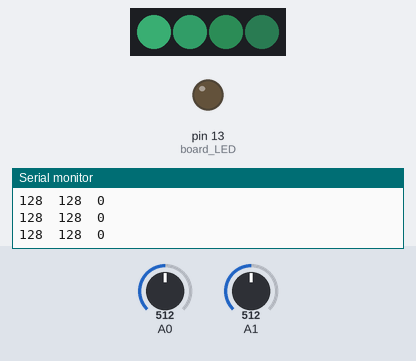
Bench run of a sketch on a simulated Arduino Uno, built with avr-gcc and run on an emulated ATmega328P. On the bench: 4 RGB LEDs in strip order, left to right, output pins drawn as LEDs (lit = HIGH), the last lines printed to the serial monitor. The test bench sets the inputs (shaded band); at power-on: A0 = 512, A1 = 512. Dim RGB values are drawn brighter than linear.

Above: at 1.2 s.
1.3 s: A0 set to 794
At 1.9 s:
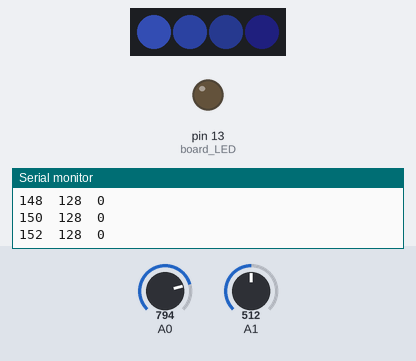
4.3 s: A0 set to 818
5.9 s: A1 set to 362
7.4 s: A1 set to 332
At 7.53 s:
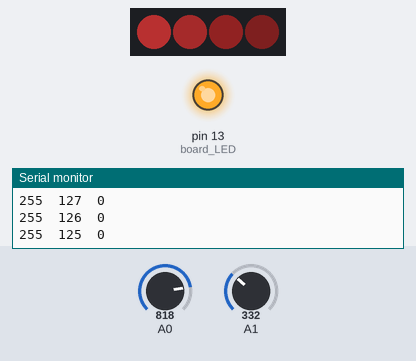
10.4 s: A0 set to 367
13.4 s: A0 set to 335
At 13.53 s:
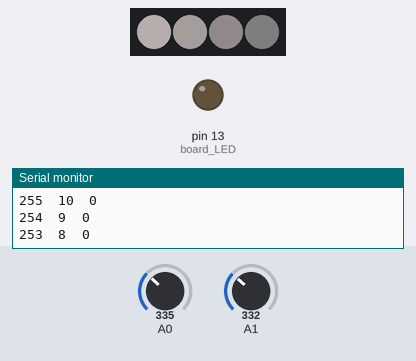
At 15.1 s:
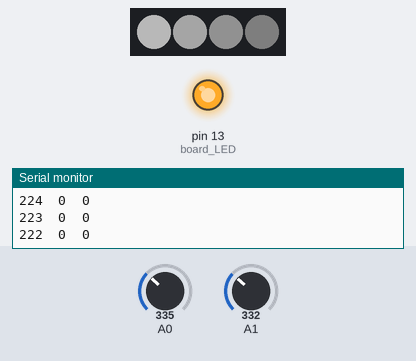
Timing chart, 0 to 16.6 s (numbered marks = the images above; inputs shaded):
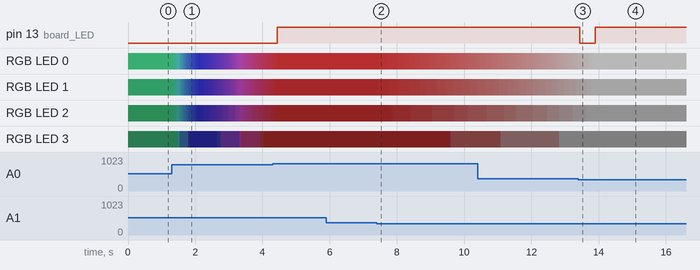

Measured:
- the behaviour switches between 349 and 348 on A1 (found by bisection; images 1 and 2)
- the behaviour switches between 349 and 348 on A0 (found by bisection; images 2 and 3)
- after the input at 7.4 s, RGB LED 3: RGB(4, 1, 1) → RGB(4, 1, 2) after 2.2 s, → RGB(4, 2, 2) 0.05 s later
- after the input at 13.4 s, pin 13 (board_LED): HIGH → LOW at once, → HIGH 0.46 s later

The sketch:

ws2812.ino
```cpp
/*
Notes sur FastLED

https://github.com/FastLED/FastLED/wiki/Overview

1) l'objet FastLED de la classe CfastLED est cree en singleton global par FastLED.cpp

2) on cree un array de CRGB qui est un frame-buffer 1D = ruban
   (un CRGB est une structure de 3 bytes r, g, b)

3) on connecte ce frame buffer au FastLED:
	FastLED.addLeds<WS2812, LED_PIN, GRB>(leds, NUM_LEDS);
   le 1er param du template est une designation de type (qui est un template de classe!!!)
   le 2nd est un byte, le 3eme une valeur de l'enum Eorder. (cf ligne 302 de FastLed.h)
   - Ce addLeds est un template de fonction qui va engendrer une fonction qui cree un objet
     statique c de la classe WS2812, et appelle addleds( &c, leds, NUM_LEDS, 0 ).
   - WS2812 etant un template va recevoir comme params LED_PIN et GRB, et heriter du template
     WS2812Controller800Khz en lui passant ces memes params (cf ligne 105 de FastLed.h)
   - Le template WS2812Controller800Khz va heriter du template ClocklessController, en lui passant
     en plus 3 valeurs de timing 250ns, 625ns, 375ns (cf ligne 474 de chipsets.h)
     representees par 2*FMUL, 5*FMUL, 3*FMUL, car l'unite de temps est 125 ns (ref clock = 8 MHz)
     et les tempo sont affectees d'un multiplicateur FMUL pour freq F_CPU multiple de 8MHz.
   - le template ClocklessController est dependant de la plateforme, il est defini dans:
	- clockless_trinket.h pour AVR
	- clockless_arm_stm32.h pour cortex M3
	- etc...
     il herite de CPixelLEDController (qui va gerer l'ordre RGB), et expose (enfin) 2 methodes:
	- init()
	- showpixels(pixels) qui appelle showRGBInternal(pixels) qui appelle 3 fois
	  writeBits() qui effectue le job de serialisation d'un byte avec timing hardware
   - tout cela pour appeler la methode addleds( &c, leds, NUM_LEDS, 0 ) cf ligne 30 de FastLED.cpp
     qui considere c comme un CLEDController (ancetre de CPixelLEDController) et appelle ses methodes init() et setLeds().
   - Comment FastLED sait-il sur quelle plateforme on est ?
     Dans platforms.h il evalue differents macros:
	- AVR c'est le choix par defaut !
	- STM32 si STM32F10X_MD ou __STM32F1__ ou STM32F2XX (serait bon pour le F103)
 */

/* notes sur l'implementation STM32 (cortex M3) clockless_arm_stm32.h
	- mesure le temps au moyen du registre DWT_CYCCNT du "Data Watchpoint and Trace Unit"
	  qui se trouve a l'adresse 0xE0001004
   mais la compilation de la lib FastLED avec Atollic True Studio echoue (pb de STL, trop complique)
*/

/* note sur le signal vu a l'oscillo a la sortie de l'AVR:
   - periode 1250ns constante
   - pulse courte 250ns (la spec dit 400ns +- 150, on est au min)
   - pulse longue 875ns (la spec dit 850ns +- 150, on est bon)
   a la sortie d'une des LEDs:
   - pulse courte 315ns (la spec dit 400ns +- 150, on est bon )
   - pulse longue 660ns (la spec dit 850ns +- 150, on est bon )
 */

/* notes sur la commande des LEDs :
   - il y a une regulation de courant analog, assez lâche :
	- pour une baisse de voltage de 10% (de 5V a 4.5V) la conso baisse de 5%
	- pour une baisse de voltage de 20% (de 5V a 4V), la conso baisse de 9%
     (mesure sur 1 seule LED parmi RGB)
   - la commande d'intensite lumineuse est par PWM, linéaire,
	- frequence d'env. 4 kHz, résolution env. 1 us
	- non synchonisee avec le stream de commande ni avec les LEDs voisines
   - la spec de conso nominale est vague : 20 mA par LED pour WS2812, pas de spec pour WS2812B
     mesures sur la lampe Pi (128 LEDs), en mA par LED :
	VDD, PW		R		G		B		W
	5V, 0%		-		-		-		0.73
	5V, 25%		3.82		3.64		3.45		9.06
	4V, 0%		-		-		-		0.41
	4V, 25%		3.50		3.30		3.13
	4V, 50%		6.56		6.25		5.81
	4V, 100%	12.7		12.03		11.18
     Aussi bas que 3.5V un fonctionnement normal est obtenu.
     En white pur on a mesure moins que la somme des consos R, G, B (a elucider)
 */

#include <FastLED.h>

#define NUM_LEDS 4
#define LED_PIN 6 // D6

/// global storage ///

// LEDS
CRGB leds[NUM_LEDS];		// frame buffer

// intergral joysticks
const int loop_frequency = 20;  // should be a divider of 1000
const int loop_delay = 1000 / loop_frequency; // approximately
int centerX, centerY;
int paramX = 128, paramY = 128;	// valeurs integrees
const int deadspan = 100;
const int paramin = 0;   	// to be adjusted according to application needs
const int paramax = 255;	// "	"
// integration rate : at each iteration of the main loop,
// the joystick deviation divided by this number is added to the parameter.
// from 0 to paramax, it takes (rate_div*paramax)/(loop_frequency*joydev) seconds
// example : with main loop at 20 Hz (50 ms), rate_div = 32, paramax = 255, joydev = 412 :
// it takes 0.99 s to reach paramax from 0
const int rate_div = 64;


void setup() {
  Serial.begin(115200);
// LEDs
  FastLED.addLeds<WS2812, LED_PIN, GRB>(leds, NUM_LEDS);
  FastLED.setDither(DISABLE_DITHER);
  FastLED.setBrightness(69);
// on va utiliser le plotter pour observer les variables pilotees par joystick
// plot labels (Note : keep the AVR reset while starting the plotter)
  pinMode( 13, OUTPUT );	// board LED
  Serial.println("paramX paramY refPulse");
  centerX = analogRead(A0);
  centerY = analogRead(A1);
}

// a function to remove the deadband
int killdead( int v ) {
  if  ( v >= 0 ) {
      v -= deadspan;
      if  ( v < 0 ) v = 0;
      }
  else {
      v += deadspan;
      if  ( v > 0 ) v = 0;
      }
return v;
}

// traiter l'acquisition joystick
void joyproc() {
// read the inputs
  int joyX = analogRead(A0) - centerX;
  int joyY = analogRead(A1) - centerY;
  joyX = killdead( joyX );
  joyY = killdead( joyY );
// integrate
  paramX += ( joyX / rate_div );
  paramY += ( joyY / rate_div );
// bound
  paramX = constrain( paramX, paramin, paramax );
  paramY = constrain( paramY, paramin, paramax );
// limit alarm
  if  ( ( paramX == paramin ) || ( paramX == paramax ) ||
        ( paramY == paramin ) || ( paramY == paramax )
      ) digitalWrite( 13, 1 );
  else digitalWrite( 13, 0 );
// plot
  static int count = 0;
  // Note : the IDE plotter X range is 500 samples (fixed)
  // Serial.print( joyX );   Serial.print("  ");
  // Serial.print( joyY );  Serial.print("  ");
  Serial.print( paramX );   Serial.print("  ");
  Serial.print( paramY );   Serial.print("  ");
  // print also a reference pulse to keep the Y autoscale quiet
  if  ( count == 0 )
      Serial.println( 0 );
  else if ( count == 1 )
      Serial.println( 255 );
  else
      Serial.println( 0 );
  count = count + 1;
  if  ( count > 495 ) count = 0;  // a little less than the full plotter X range
}

void loop() {
// joystick
joyproc();
// LEDs
   leds[0] = CHSV(paramX,paramY,255);
   leds[1] = CHSV(paramX,paramY,192);
   leds[2] = CHSV(paramX,paramY,128);
   leds[3] = CHSV(paramX,paramY,64);
FastLED.show();
delay(loop_delay);        // approximate servo loop period (ms)
}
```
